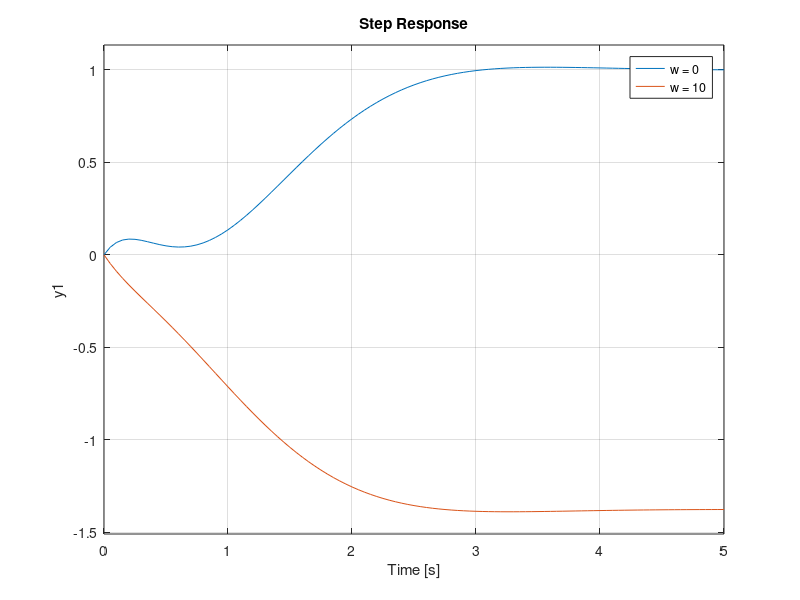
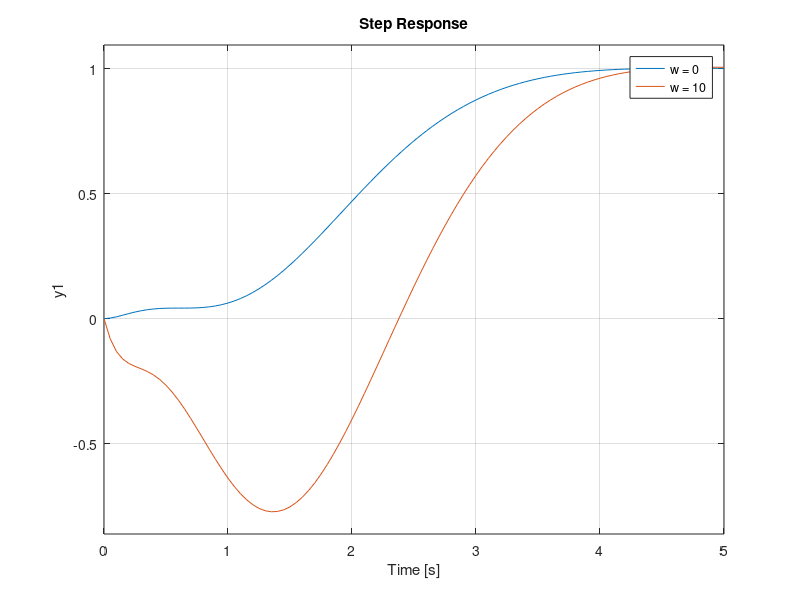

Write the MATLAB code that produced these figures, in order.
%% Linear Control Systems Homework 5
% Problem 2
% Arthor: Xinyi Cai

%% Housekeeping
clc; 
clear all; 

%% Given Values
A = [-0.2 -5 10; -0.1 -1 0; 0 1 0]; 
B = [10 8 0]'; Bw = [-0.2 -0.1 0]';
C = [1 0 0]; 
D = 0; 
w = [0 10]; 

%% Part a
[V_mtx, D_mtx] = eig(A);

%% state feedback controller
poles = [-2; sqrt(2)*(-1+j); sqrt(2)*(-1-j)];
K = acker(A, B, poles);
r = -inv(C*inv(A-B*K)*B); 
sys1 = ss(A-B*K, B*r+Bw*w(1), C, D); 
sys2 = ss(A-B*K, B*r+Bw*w(2), C, D); 
figure; 
step(sys1, sys2)
legend('w = 0', 'w = 10')

%% intergral feedback controller
poles = [-2; -2; sqrt(2)*(-1+j); sqrt(2)*(-1-j)];
Abar = [A zeros(3, 1); C 0]; 
Bbar = [B; 0]; 
Bwbar_1 = [Bw*w(1); -1];
Bwbar_2 = [Bw*w(2); -1]; 
Cbar = [C 0]; 
K = acker(Abar, Bbar, poles); 
sys1 = ss(Abar-Bbar*K, Bwbar_1, Cbar, D); 
sys2 = ss(Abar-Bbar*K, Bwbar_2, Cbar, D); 
figure;
step(sys1, sys2)
legend('w = 0', 'w = 10')